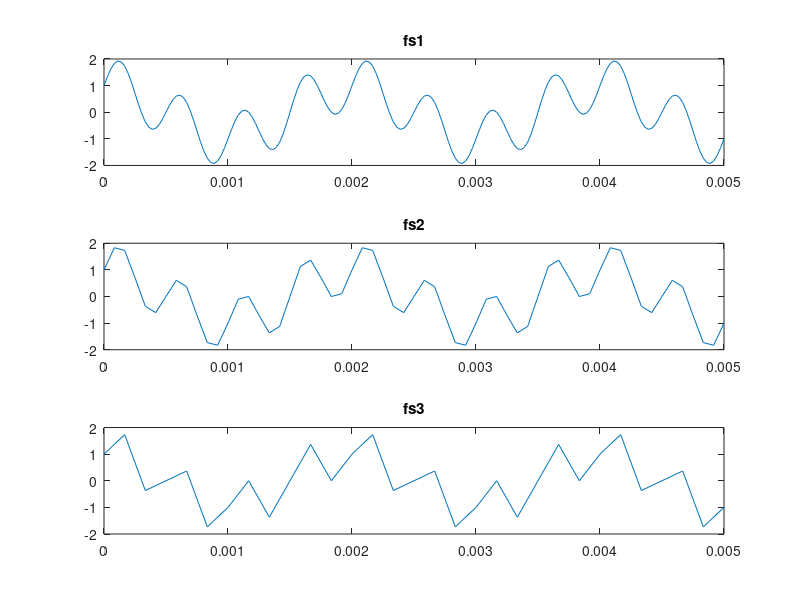
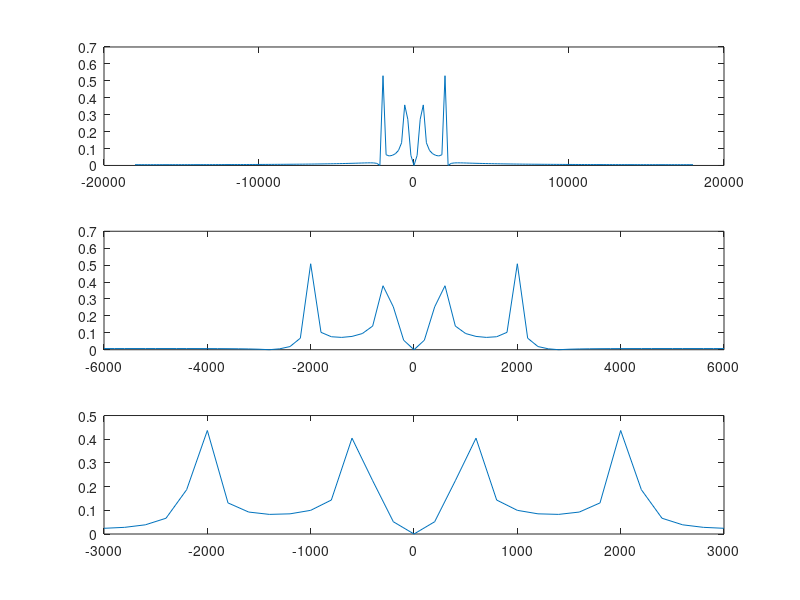
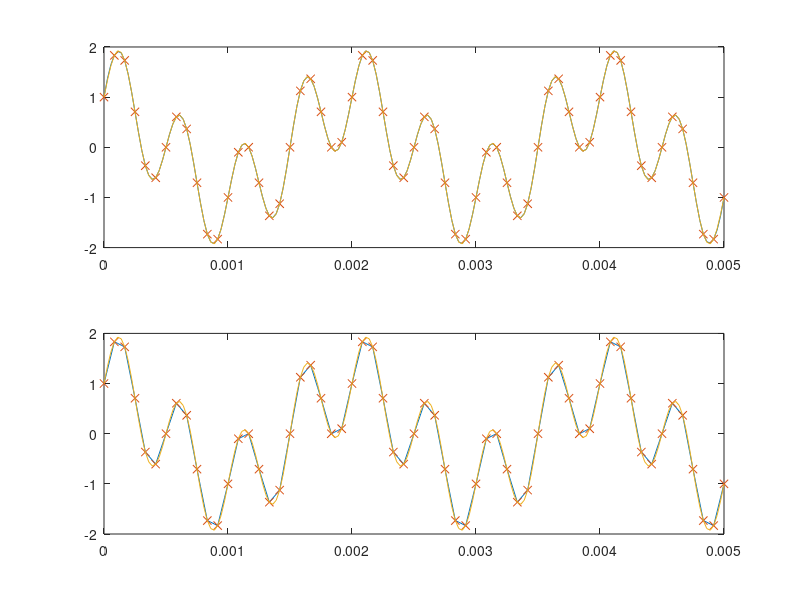
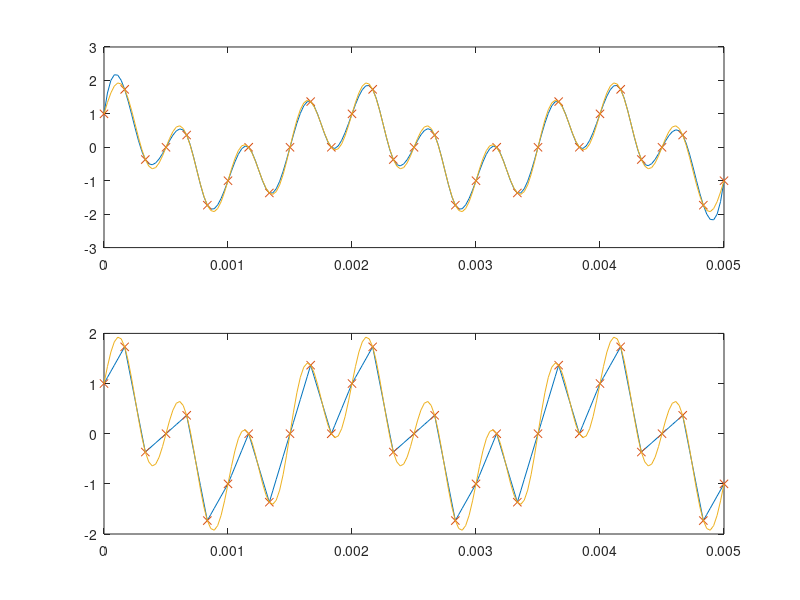

Source code (MATLAB) for these figures, in order:
clear all;
close all;
f1=500;
f2=2000;
fs1=36000; fs2=12000; fs3=6000;

t1=0:1/fs1:0.005;
t2=0:1/fs2:0.005;
t3=0:1/fs3:0.005;

x1=cos(2*pi*f1*t1)+sin(2*pi*f2*t1);
x2=cos(2*pi*f1*t2)+sin(2*pi*f2*t2);
x3=cos(2*pi*f1*t3)+sin(2*pi*f2*t3);
figure (1)
subplot (311);
plot(t1,x1);
title('fs1');
subplot (312);
plot (t2,x2);
title('fs2');
subplot (313);
plot (t3,x3);
title('fs3');


N=length(x1);
ff1=linspace(-fs1/2,fs1/2,N);
fftx1=abs(fftshift(fft(x1,N))/N);
N2=length(x2);
ff2=linspace(-fs2/2,fs2/2,N2);
fftx2=abs(fftshift(fft(x2,N2))/N2);

N3=length(x3);
ff3=linspace(-fs3/2,fs3/2,N3);
fftx3=abs(fftshift(fft(x3,N3))/N3);

figure(2)
subplot(311);
plot(ff1,fftx1);
subplot(312);
plot(ff2,fftx2);
subplot(313);
plot(ff3,fftx3);



int11=interp1(t2,x2,t1,'spline');
int12=interp1(t2,x2,t1);
int21=interp1(t3,x3,t1,'spline');
int22=interp1(t3,x3,t1);
figure (3)
subplot(211);
plot(t1,int11,t2,x2,'x');
hold on
plot(t1,x1);
subplot(212)
plot(t1,int12,t2,x2,'x');
hold on
plot(t1,x1);

figure (4)
subplot(211);
plot(t1,int21,t3,x3,'x');
hold on
plot(t1,x1);
subplot(212)
plot(t1,int22,t3,x3,'x');
hold on
plot(t1,x1);